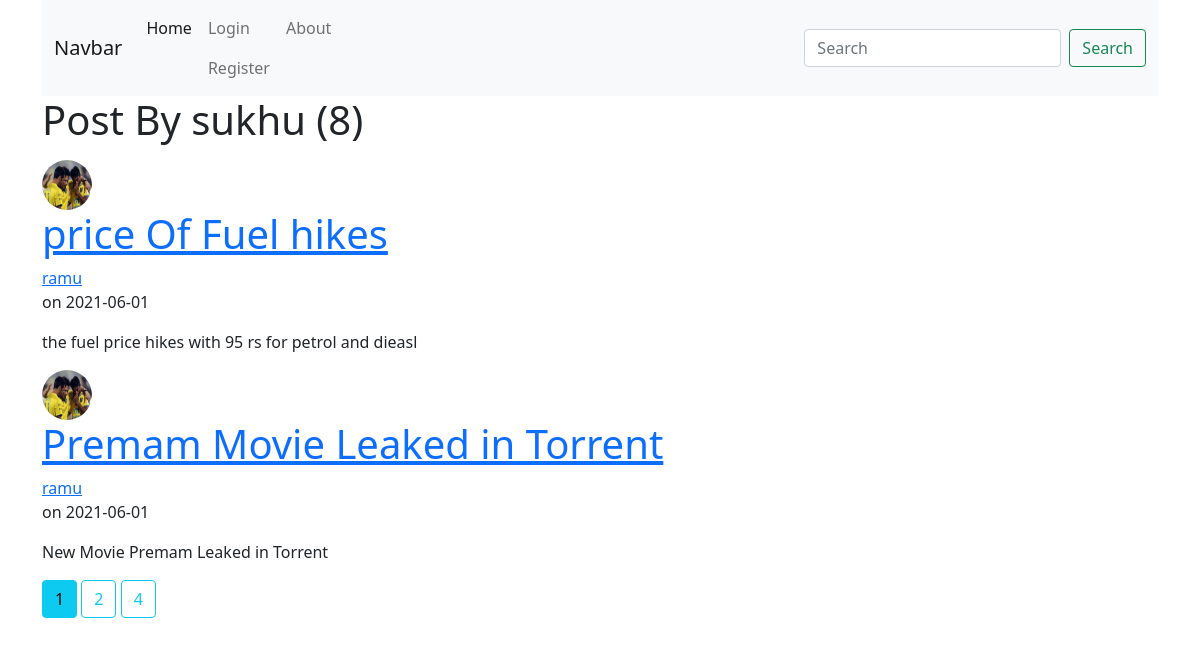
Screenshot of /user/sukhu with the database file from the repository.
### flask_blog/models.py (models this page shows, shortened)
class User(db.Model, UserMixin):
    id = db.Column(db.Integer ,primary_key = True)
    username = db.Column(db.String(20), unique = True ,nullable = False)
    email = db.Column(db.String(120),unique = True, nullable = False)
    image_file = db.Column(db.String(20) ,nullable = False, default = 'default.jpg')
    password = db.Column(db.String(60) ,nullable = False)
    posts = db.relationship('Post' ,backref = 'author' ,lazy=True)

class Post(db.Model):
    id = db.Column(db.Integer ,primary_key = True)
    title = db.Column(db.String(100) ,nullable = False)
    date_posted = db.Column(db.DateTime ,nullable = False,default = datetime.utcnow)
    content = db.Column(db.Text,nullable = False)
    user_id = db.Column(db.Integer ,db.ForeignKey('user.id'),nullable = False)

### flask_blog/users/routes.py (the view)
@users.route("/user/<string:username>")
def user_posts(username):
    page = request.args.get('page', 1, type = int)
    user = User.query.filter_by(username=username).first_or_404()
    posts = Post.query\
    .order_by(Post.date_posted.desc())\
    .paginate(page = page ,per_page = 2)
    return render_template('user_posts.html', posts = posts, user=user)

### flask_blog/templates/user_posts.html (shortened to what this page needs)
{% extends "layout.html" %}
{% block content %}
    <h1 class="mb-3">Post By {{ user.username }} ({{ posts.total }})</h1>
    {% for post in posts.items %}
        <article class = "media content-section">
            <div>
                <img class = 'rounded-circle article-img' src="{{ url_for('static' , filename = 'Images/' + post.author.image_file) }}" width="50" height="50">
                <h1><a href="{{ url_for('posts.post', post_id = post.id) }}">{{ post.title }}</a></h1>
            </div>
            <div class="media-body">
                <div class="article-metadata">
                    <a href="{{ url_for('users.user_posts' ,username = post.author.username) }}"> {{ post.author.username }}</a>
                    <p class="mr-2"> on {{ post.date_posted.strftime('%Y-%m-%d') }}</p>
                    <p class="article-content">{{ post.content }}</p>
                </div>
            </div>
        </article>
    {% endfor %}
    {% for page_num in posts.iter_pages(left_edge=1,right_edge=1,left_current=1,right_current=2) %}
        {% if page_num %}
            {% if posts.page == page_num %}
                <a class="btn btn-info mb-4" href="{{ url_for('users.user_posts' , username = user.username,page=page_num) }}">{{ page_num }}</a>
            {% else %}
                <a class="btn btn-outline-info mb-4" href="{{ url_for('users.user_posts' , username = user.username ,page=page_num) }}">{{ page_num }}</a>
            {% endif %}
        {% endif %}
    {% endfor %}
{% endblock %}

### rows the page displays
User: username "sukhu"
Post: image_file (picture), title "price Of Fuel hikes", author.username "ramu", date_posted "2021-06-01", content "the fuel price hikes with 95 rs for petrol and dieasl"
Post: image_file (picture), title "Premam Movie Leaked in Torrent", author.username "ramu", date_posted "2021-06-01", content "New Movie Premam Leaked in Torrent"

### other values shown
{{ posts.total }} "8"
{{ page_num }} "1"
{{ page_num }} "2" "4"
